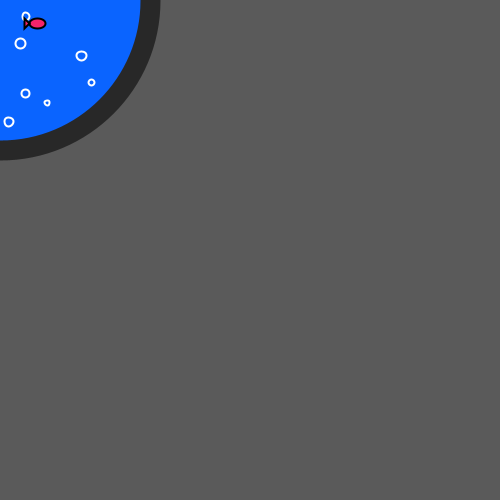
Frame 1 (no input)
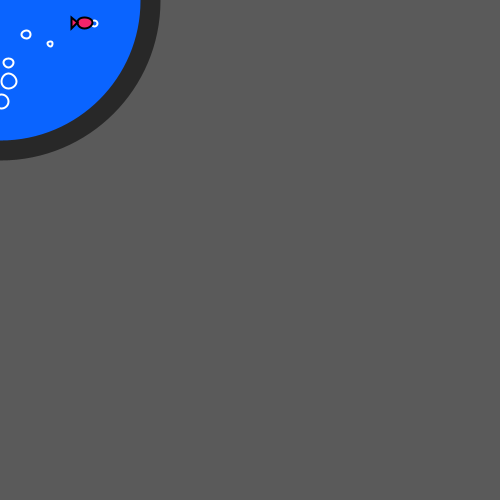
Frame 60 (the mouse pressed at the canvas centre just before this capture)
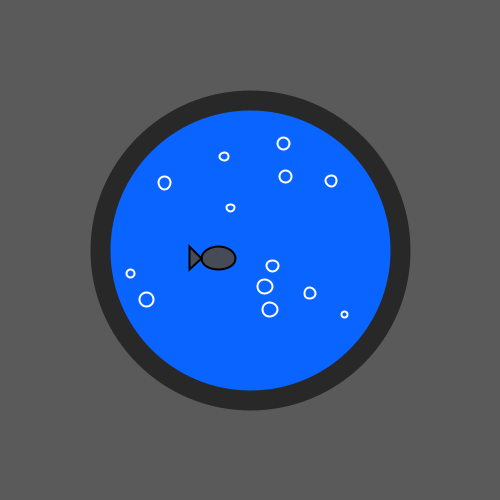
Frame 120 (the mouse held since frame 60 and released just before this capture)

The Processing sketch that drew these frames (run headless with seeded random() and noise(); from frame 60 on, the mouse is pressed at the canvas centre):

// Processing sketch: processing_123569
// ── processing_123569.pde

float[] xCoord = new float[75];
float[] yCoord = new float[75];
float[] size = new float[75];
Fish[] fish = new Fish[6];
float[] fishSize = new float[6];
float[] x = new float[6];
float[] y = new float[6];
float[] speed = new float[6];

void setup() {
  size(500, 500);
  //frameRate(50);
  //noCursor();
  //bubbles for loop
  for (int i = 0; i < 75; i++) {
    xCoord[i] = random(1, width);
    yCoord[i] = random(1, height);
    size[i] = random(5, 15);
  }
  //fish for loop
  for (int g = 0; g < 6; g++) {
    x[g] = random(width);
    y[g] = random(width);
    speed[g] = random(.07, .7);
    fishSize[g] = random(.5, 1.5);
    fish[g] = new Fish(x[g], y[g], fishSize[g], color(random(255), random(255), random(255)), speed[g]);
  }
}

void draw() {
  background(90);
  strokeWeight(20);
  stroke(40);

  fill(10, 100, 255);
  ellipse(mouseX, mouseY, 300, 300);

  stroke(random(230, 255));
  strokeWeight(2);

  for (int g = 0; g < 6; g++) {
    fish[g].swim();
  }
  for (int i = 0; i < 75; i++) {
    fill(0, 0, 0, 0);

    if (dist(mouseX, mouseY, xCoord[i], yCoord[i]) < 130) {
      stroke(255);
      ellipse(xCoord[i], yCoord[i], size[i], size[i]);
    }

    yCoord[i] --;
    xCoord[i] += xCoord[i] * random(-.008, .008);

    if (yCoord[i] <= 0) {
      yCoord[i] = height;
    }
  }
  for (int g = 0; g < fish.length; g++) {
    if(dist(mouseX, mouseY, fish[g].xpos, fish[g].ypos) < 130)fish[g].display();
  }


  for (int g = 0; g < 6; g++) {
    fish[g].swim();
 
  }
}

class Fish {
  float xpos;
  float ypos;
  float size;
  color c;
  float speed;
  float fishSizeX = size * 30;
  float fishSizeY = size * 20;

  Fish(float _xpos, float _ypos, float _size, color _c, float _speed) {
    xpos = _xpos;
    ypos = _ypos;
    size = _size;
    c = _c;
    speed = _speed;
  }

  void display() {
    float fishSizeX = size * 30;
    float fishSizeY = size * 20;
    stroke(0);
    fill(c);
    ellipse(xpos, ypos, fishSizeX, fishSizeY);
    triangle(xpos-fishSizeX/2, ypos, xpos-fishSizeX/2-size*10, ypos-size*10, xpos-fishSizeX/2-size*10, ypos+size*10);
  }

  void swim() {
    xpos += speed;
    ypos += random(-.8,.8);
    if (xpos > width) {
      xpos = 0-fishSizeX/2;
    }
  }
}
